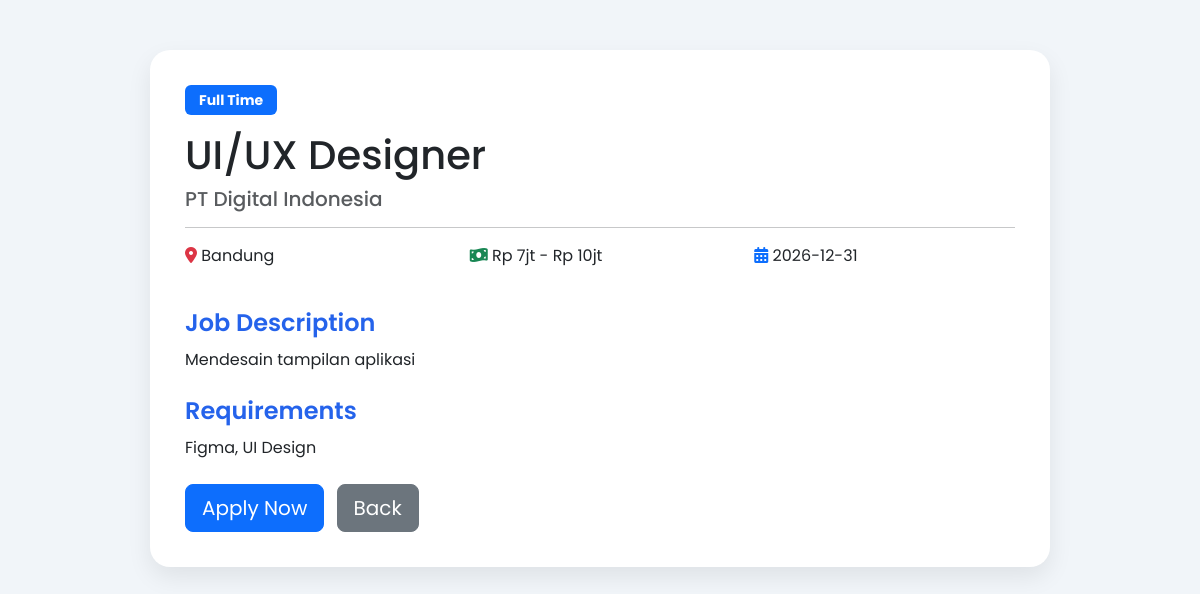
Screenshot of /detail_job.php?id=2 with the database file from the repository.
### tables this page shows
CREATE TABLE `jobs` (
  `id` int(11) NOT NULL,
  `company_id` int(11) NOT NULL,
  `category_id` int(11) DEFAULT NULL,
  `title` varchar(150) NOT NULL,
  `location` varchar(100) DEFAULT NULL,
  `salary` varchar(100) DEFAULT NULL,
  `job_type` enum('Full Time','Part Time','Internship','Remote') DEFAULT NULL,
  `description` text DEFAULT NULL,
  `requirements` text DEFAULT NULL,
  `deadline` date DEFAULT NULL,
  `status` enum('Open','Closed') DEFAULT 'Open',
  `created_at` timestamp NOT NULL DEFAULT current_timestamp()
);

CREATE TABLE `companies` (
  `id` int(11) NOT NULL,
  `company_name` varchar(100) NOT NULL,
  `email` varchar(100) NOT NULL,
  `password` varchar(255) NOT NULL,
  `logo` varchar(255) DEFAULT NULL,
  `website` varchar(255) DEFAULT NULL,
  `industry` varchar(100) DEFAULT NULL,
  `description` text DEFAULT NULL,
  `location` varchar(100) DEFAULT NULL,
  `created_at` timestamp NOT NULL DEFAULT current_timestamp()
);

### detail_job.php (the view, shortened to what this page needs)
<?php
include 'config/database.php';
$id = $_GET['id'];
$job = mysqli_fetch_assoc(
mysqli_query(
$conn,
"SELECT
jobs.*,
companies.company_name
FROM jobs
JOIN companies
ON jobs.company_id = companies.id
WHERE jobs.id='$id'"
)
);
?>
<!DOCTYPE html>
<html>
<head>
<link href="https://cdn.jsdelivr.net/npm/bootstrap@5.3.3/dist/css/bootstrap.min.css"
rel="stylesheet">
<link rel="stylesheet"
href="https://cdnjs.cloudflare.com/ajax/libs/font-awesome/6.5.2/css/all.min.css">
</head>
<body>
<div class="container">
<div class="job-card">
<span class="badge bg-primary badge-job">
<?php echo $job['job_type']; ?>
</span>
<h1 class="mt-3">
<?php echo $job['title']; ?>
</h1>
<h5 class="text-muted">
<?php echo $job['company_name']; ?>
</h5>
<hr>
<div class="row">
<div class="col-md-4">
<p>
<i class="fas fa-map-marker-alt text-danger"></i>
<?php echo $job['location']; ?>
</p>
</div>
<div class="col-md-4">
<p>
<i class="fas fa-money-bill-wave text-success"></i>
<?php echo $job['salary']; ?>
</p>
</div>
<div class="col-md-4">
<p>
<i class="fas fa-calendar-alt text-primary"></i>
<?php echo $job['deadline']; ?>
</p>
</div>
</div>
<h4 class="section-title">
Job Description
</h4>
<p>
<?php echo nl2br($job['description']); ?>
</p>
<h4 class="section-title">
Requirements
</h4>
<p>
<?php echo nl2br($job['requirements']); ?>
</p>
<div class="mt-4">
<a
href="auth/login.php"
class="btn btn-primary btn-lg me-2">
Apply Now
</a>
<a
href="index.php"
class="btn btn-secondary btn-lg">
Back
</a>
</div>
</div>
</div>
</body>
</html>

### detail_job.php (style rules this page uses)
* { font-family:'Poppins',sans-serif; }
body { background:#f1f5f9; }
.job-card { max-width:900px; margin:50px auto; background:white; padding:35px; border-radius:20px; box-shadow:0 10px 25px rgba(0,0,0,.08); }
.badge-job { font-size:14px; padding:8px 14px; }
.section-title { font-weight:600; margin-top:25px; margin-bottom:10px; color:#2563EB; }

### rows the page displays
jobs: job_type "Full Time", title "UI/UX Designer", company.company_name "PT Digital Indonesia", location "Bandung", salary "Rp 7jt - Rp 10jt", deadline "2026-12-31", description "Mendesain tampilan aplikasi", requirements "Figma, UI Design"
